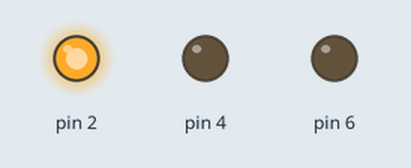
This sketch was run on a simulated Arduino Uno, built with avr-gcc and run on an emulated ATmega328P. On the bench: output pins drawn as LEDs (lit = HIGH).

Above: at 1.0 s.
At 3.0 s:
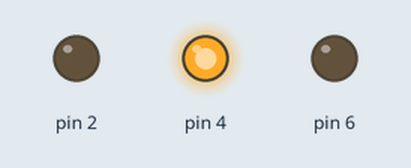
At 5.0 s:
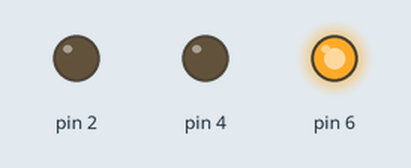
Timing chart, 0 to 7.8 s (numbered marks = the images above):
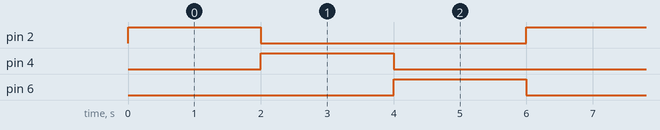

The sketch:

arduino2.ino
```cpp
int Red=2;
int green=4;
int yelLow=6;
void setup() {
  pinMode(2,OUTPUT);
  pinMode(4,OUTPUT);
  pinMode(6,OUTPUT);
  // put your setup code here, to run once:

}

void loop() {
  digitalWrite(2,HIGH);
   digitalWrite(4,LOW);
  digitalWrite(6,LOW);
    delay(2000);
    digitalWrite(2,LOW);
     digitalWrite(4,HIGH);
    digitalWrite(6,LOW);
  delay(2000);
  digitalWrite(2,LOW);
digitalWrite(4,LOW);
  digitalWrite(6,HIGH);
  delay(2000);
  // put your main code here, to run repeatedly:

}
```

Measured:
- by itself, pin 2, pin 4, pin 6: alternates HIGH for 2.0 s and LOW for 4.0 s
- by itself, everything shown: repeats every 6.0 s, in 3 steps
